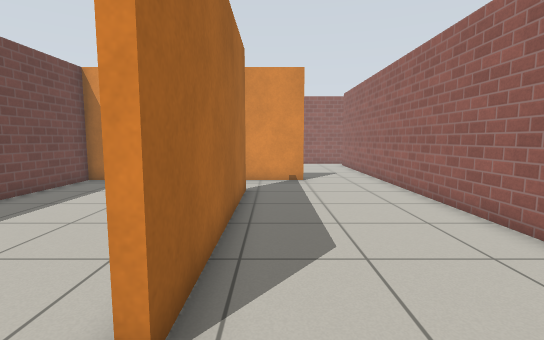
[1] (above)

18 first-person views from a walk through a robot-simulator world made for Gazebo. The camera is 0.94 m above the floor, tilts 6° down and sees 85° across. The floor is counted in squares, 0.5 m on a side. Each view is taken from the middle of a square. On the plan, view 1 faces up. The plan holds only what a view shows up to about 16 squares ahead; the rest is blank. Gazebo's built-in surfaces are drawn with simple patterns.

[2]
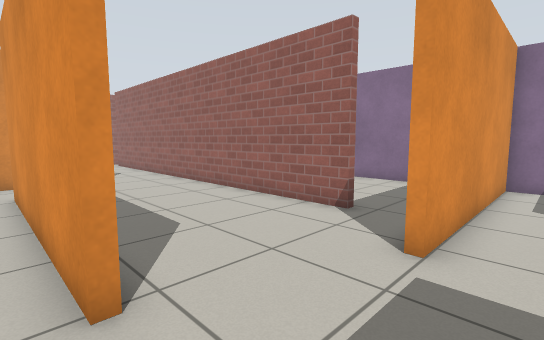

[3]
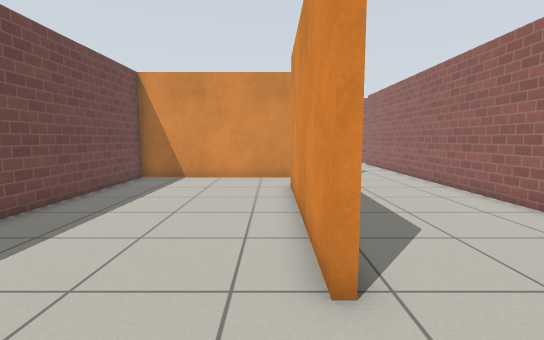

[4]
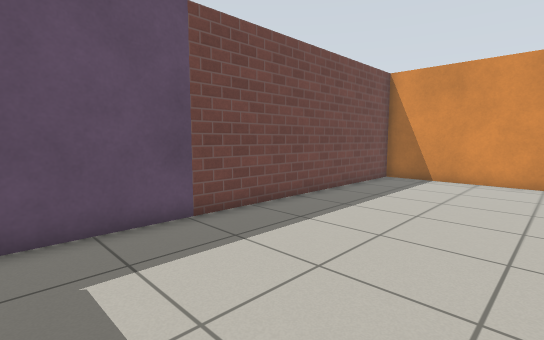

[5]
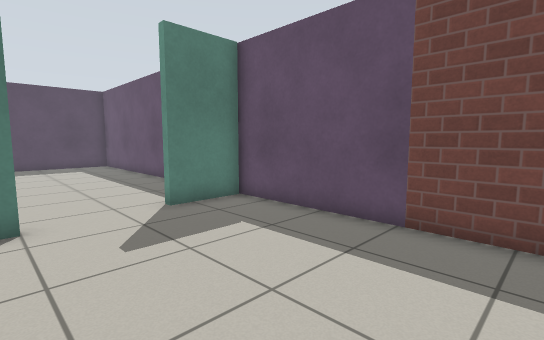

[6]
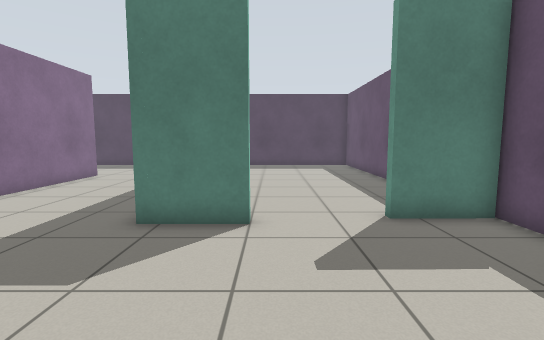

[7]
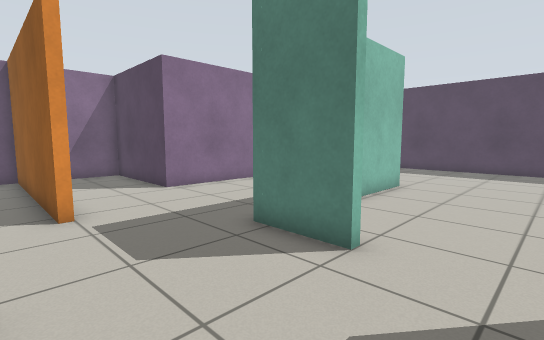

[8]
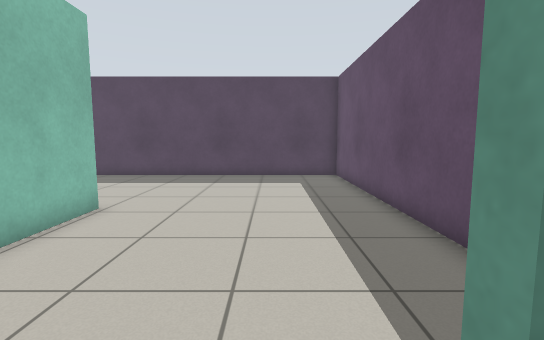

[9]
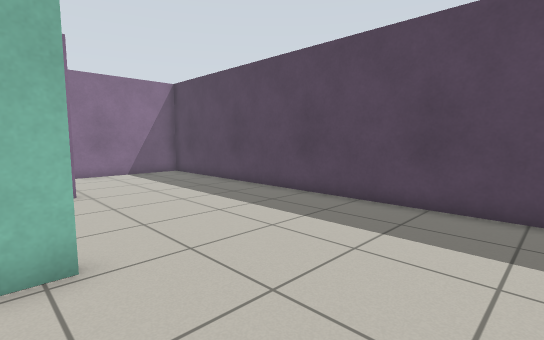

[10]
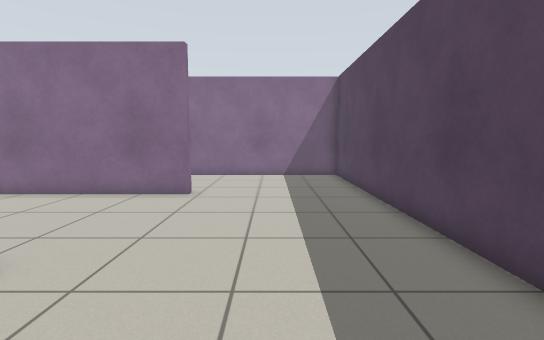

[11]
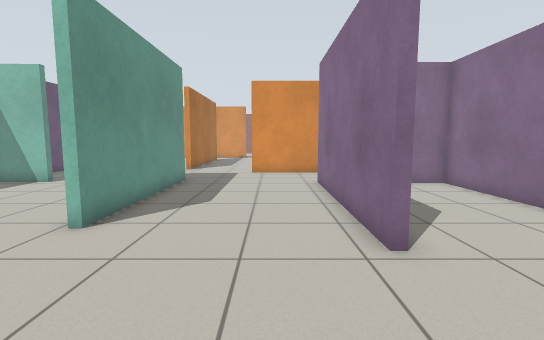

[12]
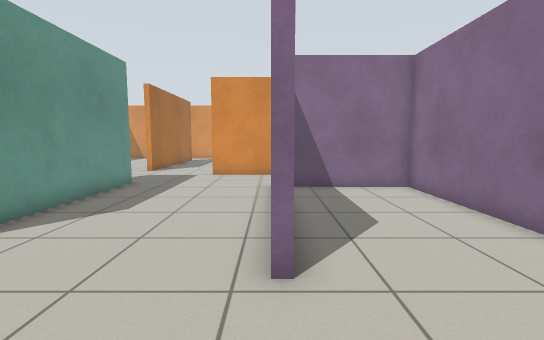

[13]
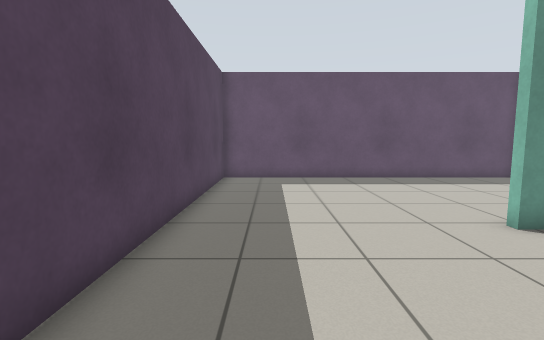

[14]
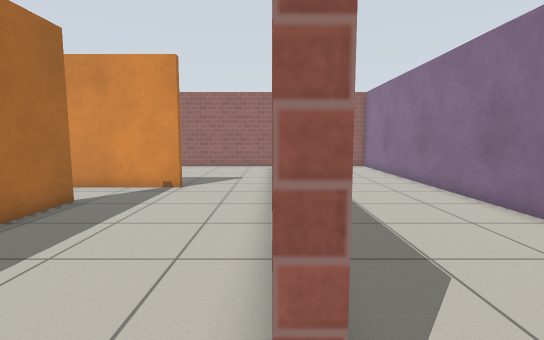

[15]
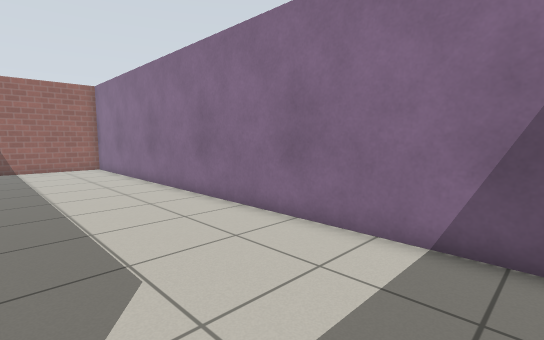

[16]
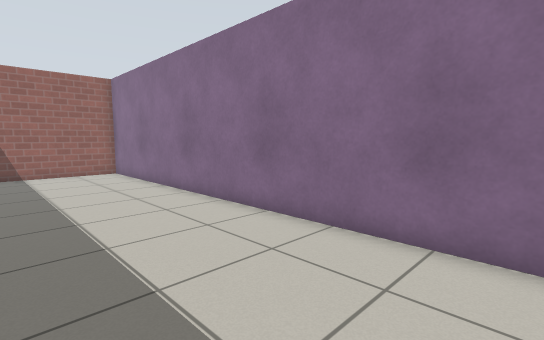

[17]
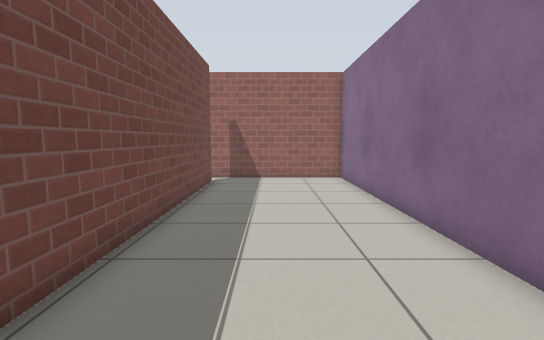

[18]
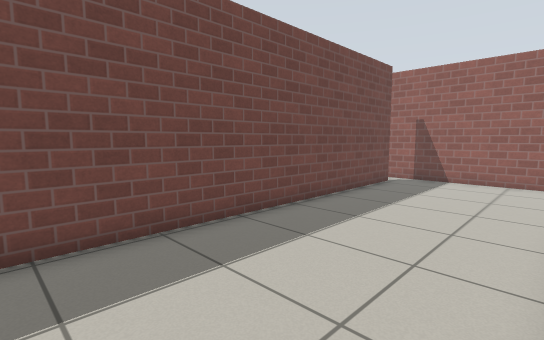

### Floor plan
Points are (right, up) in squares from view 1. A wall is a line through its corners. A room is listed if a view was taken in it or the views show most of it. See-through windows are left out.
Room 1 (views 1, 9, 10, 11, 12, 13)
walls: (6.4, -11.2) (6, -11.2) (6, -3.2) (11.4, -3.2) (11.4, 0.5) (2.9, 0.5); (0, -2.4) (0, -9.9) (-0.3, -9.9) (-0.3, -6.8); (-5.8, -2.8) (-5.8, -3.1) (-7.9, -3.2); (-8.4, -3.2) (-8.4, -17.4) (11.4, -17.4) (11.4, -3.5) (6.9, -3.5)
ways out: opening at (-4, -3) to room 2; opening at (1, 1) to room 4
Room 2 (views 2, 3, 4, 5, 6, 7, 8)
walls: (-1.3, 2.2) (-1.3, 10.8); (-1.5, 13.4) (-8.4, 13.4) (-8.4, -2.9) (-5.8, -2.8); (-2.6, -2.4) (-1.4, -2.4)
ways out: opening at (-4, -3) to room 1; opening at (-1, 0.5) to room 4; opening at (-1, 12) to room 4
Room 3 (views 14, 15, 16, 17, 18)
walls: (5.3, 21.1) (5.3, 8.1); (4.4, 0.8) (11.4, 0.8) (11.4, 22.4) (4.7, 22.4)
ways out: opening at (5, 2.5) to room 4; opening at (5, 22)
Room 4 (no view inside)
walls: (-1, 10.8) (-1, 2.2); (5, 3) (5, 14.5); (2.9, 0.8) (4.4, 0.8); (1.5, 13.4) (-1.5, 13.4); (-1.4, -2.4) (0, -2.4)
ways out: opening at (1, 1) to room 1; opening at (-1, 0.5) to room 2; opening at (-1, 12) to room 2; opening at (5, 2.5) to room 3; opening at (3, 14)

Positions as (right, up) in squares from view 1, and headings:
1: (0, 0), facing up
2: (-2, -1), facing up-right
3: (-2, -1), facing up
4: (-2, -1), facing up-left
5: (-2, 5), facing down-left
6: (-3, 4), facing down
7: (-5, 2), facing down-right
8: (-5, -2), facing down
9: (-5, -9), facing down-right
10: (-4, -14), facing right
11: (4, -16), facing up
12: (6, -15), facing up
13: (6, -15), facing left
14: (5, 2), facing up
15: (6, 2), facing up-right
16: (6, 5), facing up-right
17: (8, 8), facing up
18: (11, 8), facing up-left
